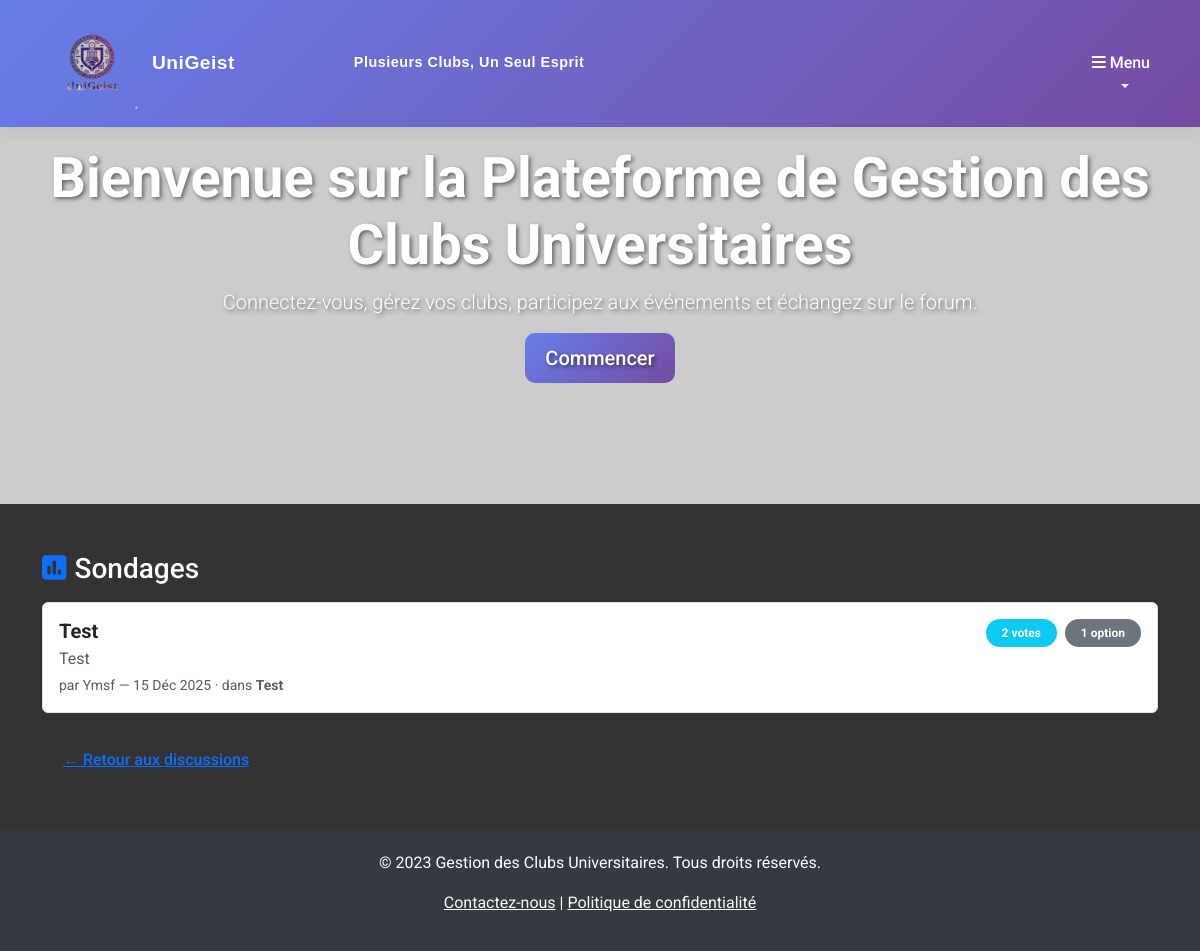
Page /forum/surveys/ on the earlier database version.
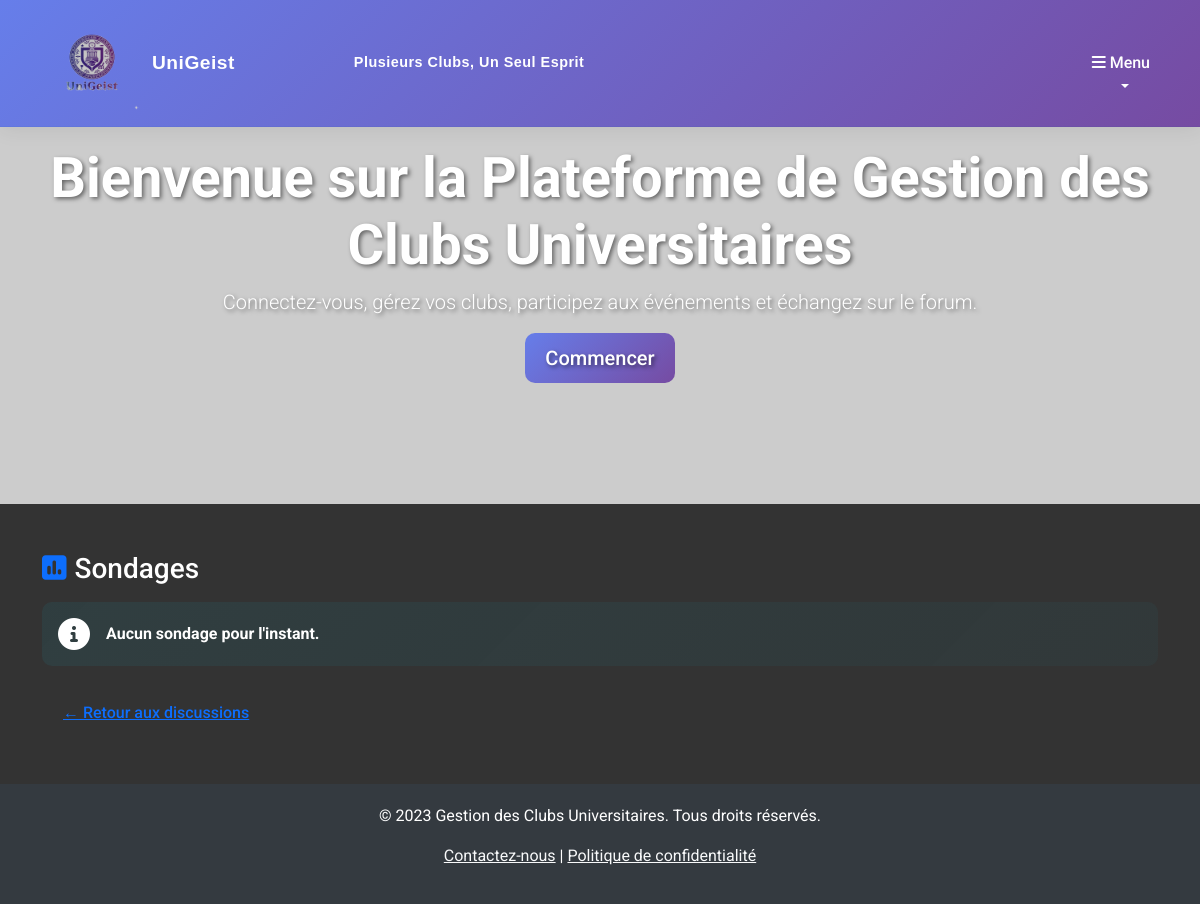
Same page on the later database version.
### forums/forum/models.py (models this page shows, shortened)
class Survey(models.Model):
    forum = models.ForeignKey(
        Forum,
        on_delete=models.CASCADE,
        related_name='surveys',
        verbose_name="Forum"
    )
    title = models.CharField(max_length=255, verbose_name="Titre du sondage")
    description = models.TextField(verbose_name="Description", blank=True)
    author = models.ForeignKey(
        settings.AUTH_USER_MODEL,
        on_delete=models.CASCADE,
        related_name='surveys',
        verbose_name="Auteur"
    )
    created_at = models.DateTimeField(auto_now_add=True)
    updated_at = models.DateTimeField(auto_now=True)
    closes_at = models.DateTimeField(null=True, blank=True, verbose_name="Date de clôture")
    is_closed = models.BooleanField(default=False, verbose_name="Sondage clôturé")
    def can_manage(self, user):
        if not user.is_authenticated:
         return False
        if user == self.author or user.is_staff:
            return True
        if self.forum.is_private() and self.forum.club and user == self.forum.club.responsible:
            return True
        return False
    class Meta:
        ordering = ['-created_at']
        verbose_name = "Sondage"
        verbose_name_plural = "Sondages"

class Forum(models.Model):
    VISIBILITY_CHOICES = [
        ('public', 'Public'),
        ('private', 'Privé')
    ]
    title = models.CharField(max_length=255, verbose_name="Titre du forum")
    description = models.TextField(verbose_name="Description")
    visibility = models.CharField(
        max_length=10,
        choices=VISIBILITY_CHOICES,
        default='public',
        verbose_name="Visibilité"
    )
    club = models.OneToOneField(
        Club,
        on_delete=models.CASCADE,
        related_name='forum',
        null=True,
        blank=True,
        verbose_name="Club associé",
        help_text="Chaque club peut posséder au plus un forum privé."
    )
    created_by = models.ForeignKey(
        settings.AUTH_USER_MODEL,
        on_delete=models.CASCADE,
        related_name='created_forums',
        verbose_name="Créé par"
    )
    created_at = models.DateTimeField(auto_now_add=True)
    updated_at = models.DateTimeField(auto_now=True)
    class Meta:
        ordering = ['-created_at']
        verbose_name = "Forum"
        verbose_name_plural = "Forums"

### accounts/models.py (models this page shows, shortened)
class User(AbstractUser):
    phone = models.CharField(max_length=20, blank=True, null=True)
    address = models.CharField(max_length=255, blank=True, null=True)

### forums/forum/views.py (the view)
# urls.py: path('surveys/', views.SurveyListView.as_view(), name='survey-list'),
class SurveyListView(ListView):
    model = Survey
    template_name = 'forum/survey_list.html'
    context_object_name = 'surveys'
    ordering = ['-created_at']
    paginate_by = 10
    def get_queryset(self):
        qs = super().get_queryset().select_related('forum', 'forum__club', 'author')
        return qs.filter(_thread_visibility_q(self.request.user)).distinct()
    def get_context_data(self, **kwargs):
        context = super().get_context_data(**kwargs)
        surveys = list(context['surveys'])
        for survey in surveys:
            survey._can_manage_for_user = survey.can_manage(self.request.user)
        context['surveys'] = surveys
        context['object_list'] = surveys
        context['can_create_survey'] = self._user_can_create_survey()
        return context
    def _user_can_create_survey(self):
        user = self.request.user
        if not user.is_authenticated:
            return False
        forums = Forum.objects.select_related('club')
        return any(forum.can_write(user) for forum in forums)

### forums/forum/views.py (called while the page is built, shortened)
def _thread_visibility_q(user):
    if not user.is_authenticated:
        return Q(forum__visibility='public')

### forums/forum/templates/forum/survey_list.html (shortened to what this page needs)
{% extends "base.html" %}
{% load static %}
{% block content %}
<div class="d-flex justify-content-between align-items-center mb-3">
  <h1 class="h3 mb-0">
    <i class="fas fa-poll me-2 text-primary"></i>Sondages
  </h1>
</div>
{% if surveys %}
  <div class="list-group">
    {% for survey in surveys %}
      <div class="list-group-item py-3">
        <div class="d-flex w-100 justify-content-between align-items-start">
          <div class="flex-grow-1">
            <h5 class="mb-1">
              <a href="{% url 'forum:survey-detail' survey.pk %}" class="text-decoration-none text-dark fw-bold">
                {{ survey.title }}
              </a>
            </h5>
            {% if survey.description %}
              <p class="mb-1 text-muted">{{ survey.description|truncatewords:15 }}</p>
            {% endif %}
            <small class="text-muted">
              par {{ survey.author.get_full_name|default:survey.author.username }} —
              {{ survey.created_at|date:"d M Y" }}
              {% if survey.forum %}
                &middot; dans <strong>{{ survey.forum.title }}</strong>
              {% endif %}
            </small>
          </div>
          <div class="text-end d-flex flex-column align-items-end gap-2 ms-3">
            <div>
              <span class="badge bg-info rounded-pill me-1 px-3 py-2">
                {{ survey.votes.count }} vote{{ survey.votes.count|pluralize }}
              </span>
              <span class="badge bg-secondary rounded-pill px-3 py-2">
                {{ survey.options.count }} option{{ survey.options.count|pluralize }}
              </span>
            </div>
          </div>
        </div>
      </div>
    {% endfor %}
  </div>
{% else %}
  <div class="alert alert-info">
    <div class="d-flex align-items-center gap-3">
      <i class="fas fa-info-circle fa-2x"></i>
      <div>
        <strong>Aucun sondage pour l'instant.</strong>
      </div>
    </div>
  </div>
{% endif %}
<div class="mt-4">
  <a href="{% url 'forum:thread-list' %}" class="btn btn-link">&larr; Retour aux discussions</a>
</div>
{% endblock %}

Differences in the rows shown:
removed Survey: title "Test", description "Test", author.get_full_name "Ymsf", created_at "15 Déc 2025", forum "Test", votes.count "2", options.count "1"
Other differences:
text now shown: "Aucun sondage pour l'instant."
